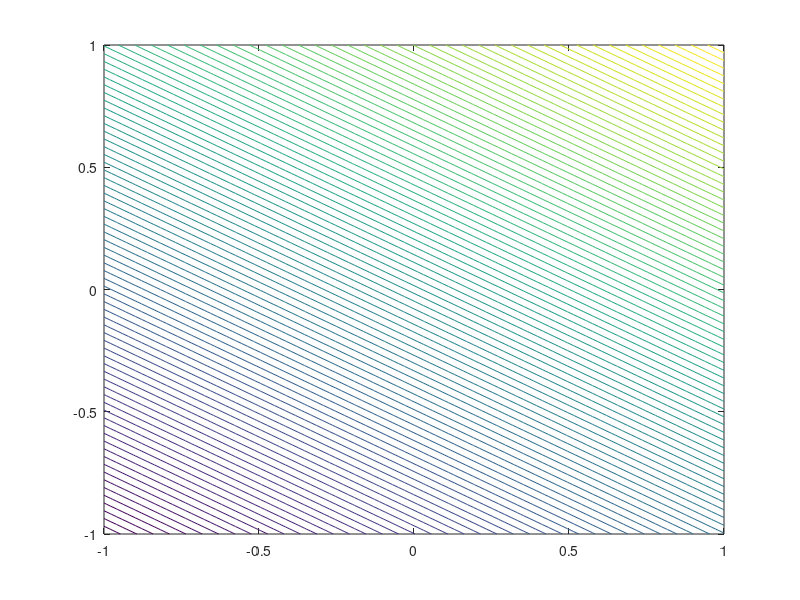

The MATLAB source for this figure: (Note: this script raises an error after producing the figure.)
%Selfcheck multivariat constrained

f=@(x,y) 4 + 3.*x + 5.*y + 4.*x^2 + 6.*y^2 + 2.*x^3 + 2.*y^3;
g=@(v) f(v(1),v(2)) * -1;

x=linspace(-1,1,100);
y=linspace(-1,1,100);
[X Y]=meshgrid(x,y);
Z=f(X,Y);
contour(X,Y,Z,100);

[v,opt] = fmincon(g,[1,1],[],[],[],[],[],[],@constrained)





